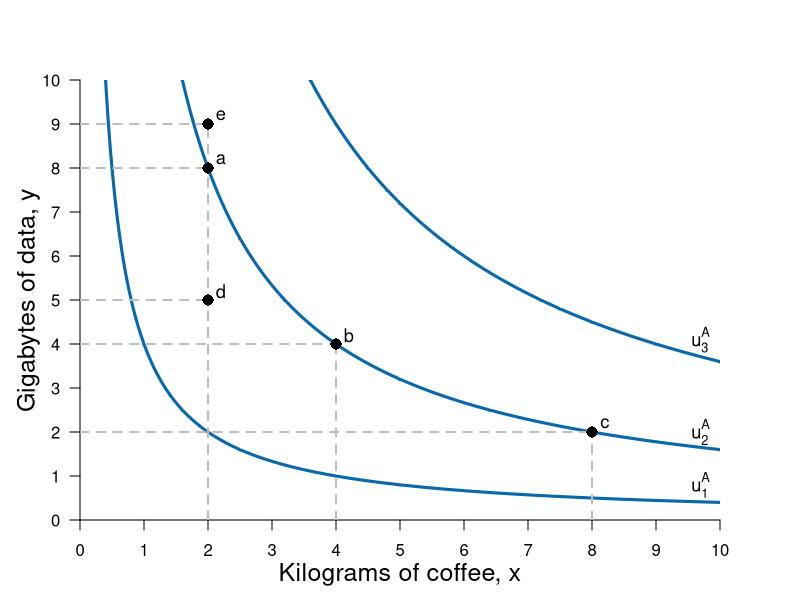

Generate this figure with R:
#Graph Designer: Simon Halliday
#Authors: Bowles, Foley and Halliday
#Title: Coordination, Conflict and Competition: A Text in Microeconomics

library(shape)
pdf(file = "constrained_optimization/indiff_map_new.pdf", width = 8, height = 6)

#Set parameters for graphics
axislabelsize <- 1.5
labelsize <- 1.1
graphlinewidth <- 3
segmentlinewidth <- 2

COL <- c("#7fc97f", "#beaed4", "#fdc086", "#ffff99", "#386cb0", "#f0027f", "#bf5b17", "#666666")
COLA <- c("#e0f3db", "#99d8c9","#66c2a4","#41ae76", "#238b45", "#005824")
COLB <- c("#4eb3d3", "#2b8cbe", "#0868ac","#084081")

#Edited the margins to cater for the larger LHS labels
par(mar =  c(4, 4, 4, 4))

#Change this to make it log of l 

# ppf <- function(l, k = 0.5) {
#   k * (1/l)
# }

ppf <- function(x, k = 0.1, maxy = 8, alpha = 2) {
  maxy - k*x^alpha 
}

uFn <- function(x, y, alpha = 0.5){
  (x^alpha)*(y^(1-alpha))
}

xlims <- c(0, 10)
ylims <- c(0, 10)

npts <- 501 
x <- seq(xlims[1], xlims[2], length.out = npts)
y <- seq(ylims[1], ylims[2], length.out = npts) 
a <- c(2, 4, 6)

plot(0, 0, xlim = xlims, ylim = ylims, type = "n",
     xlab = expression(paste("")),
     ylab = expression(paste("")), 
     xaxt = "n", 
     yaxt = "n", 
     cex.lab = axislabelsize, 
     bty = "n", 
     xaxs="i", 
     yaxs="i"
)


ticksy <- seq(from = 0, to = ylims[2], by = 1)
ylabels <- seq(from = 0, to = ylims[2], by = 1)
ticksx <- seq(from = 0, to = xlims[2], by = 1)
xlabels <- seq(from = 0, to = xlims[2], by = 1)
# ticksy <- c(ylims[1], 5, 8, ylims[2])
# ylabels <- c(NA, expression(paste(y,"*")), expression(paste(bar(y))), NA)
# ticksx <- c(xlims[1], 5, 8.944272, xlims[2])
# xlabels <- c(NA, expression(paste(x,"*")), expression(paste(bar(x))), NA)

axis(1, at = ticksx, pos = 0, labels = xlabels)
axis(2, at = ticksy, pos = 0, labels = ylabels, las = 1)

npts <- 500 
xx1 <- seq(xlims[1], xlims[2], length.out = npts)
xx2 <- seq(0, xlims[2], length.out = npts)
xx3 <- seq(xlims[1], 0, length.out = npts)

#Draw the polygon for shading the feasible set
#xpoly1 <- seq(from = xlims[1], to = xlims[2], length.out = 500)
#ypoly1 <- ppf(xpoly1, k = 0.1, maxy = 8, alpha = 2)
#polygon(x = c(xpoly1, rev(xpoly1[1])), y = c(ypoly1, rev(ypoly1)[1]), col=COLA[1], density=NULL, border = NA)

#Draw the graphs
#lines(xx1, ppf(xx1, k = 0.1, maxy = 8, alpha = 2), col = COLA[5], lwd = graphlinewidth)
#lines(xx2, fishProd(xx2, k = 2), col = COLB[3], lwd = graphlinewidth)
#lines(xx3, feasibleLabor(xx3, time = 10), col = COL[3], lwd = graphlinewidth)
#lines(xx4, manufactureProd(xx4, k = 0.1, alpha = 2), col = COLB[4], lwd = graphlinewidth)

#Label the feasible frontier
# text(3.2, 1, expression("Feasible Frontier"), cex = labelsize)
# text(3.2, 0.5, expression("(production possibilities frontier)"), cex = labelsize)
# Arrows(4.35, 0.95, 8.1, 0.95, col = "black", lty = 1, lwd = 2, arr.type = "triangle", arr.lwd = 0.5)

contour(x, y, 
        outer(x, y, uFn),
        drawlabels = FALSE,
        col = COLB[3],
        lwd = graphlinewidth,
        levels = a, 
        xaxs="i", 
        yaxs="i", 
        add = TRUE)

#Axis labels
mtext(expression(paste("Kilograms of coffee, ", x)), side = 1, line = 2.5, cex = axislabelsize)
text(-0.8, 5, expression(paste("Gigabytes of data, ", y)), xpd = TRUE, cex = axislabelsize, srt = 90) 


#Segments before points
segments(0, 4, 4, 4, lty = 2, col = "gray", lwd = segmentlinewidth)
segments(4, 0, 4, 4, lty = 2, col = "gray", lwd = segmentlinewidth)

segments(0, 8, 2, 8, lty = 2, col = "gray", lwd = segmentlinewidth)
segments(2, 0, 2, 8, lty = 2, col = "gray", lwd = segmentlinewidth)

segments(0, 2, 8, 2, lty = 2, col = "gray", lwd = segmentlinewidth)
segments(8, 0, 8, 2, lty = 2, col = "gray", lwd = segmentlinewidth)

segments(0, 5, 2, 5, lty = 2, col = "gray", lwd = segmentlinewidth)
segments(2, 0, 2, 5, lty = 2, col = "gray", lwd = segmentlinewidth)

segments(0, 9, 2, 9, lty = 2, col = "gray", lwd = segmentlinewidth)
segments(2, 0, 2, 9, lty = 2, col = "gray", lwd = segmentlinewidth)


#Annotate points (4,4),(2,8),(8,2) on feasibility frontier
text(4.2, 4.2, expression(paste(b)), cex = labelsize)
points(4, 4, pch = 16, col = "black", cex = 1.5)

text(2.2, 8.2, expression(paste(a)), cex = labelsize)
points(2, 8, pch = 16, col = "black", cex = 1.5)

text(8.2, 2.2, expression(paste(c)), cex = labelsize)
points(8, 2, pch = 16, col = "black", cex = 1.5)


#Annotate points between the indifference curves along x = 2
text(2.2, 5.2, expression(paste(d)), cex = labelsize)
points(2, 5, pch = 16, col = "black", cex = 1.5)

text(2.2, 9.2, expression(paste(e)), cex = labelsize)
points(2, 9, pch = 16, col = "black", cex = 1.5)





#Add mrs = mrt at i
# text(5.25, 7.25, expression(paste(mrs(x,y) == mrt(x,y))), cex = labelsize)
# Arrows(5.25, 7, 5.25, 5.75, col = "black", lty = 1, lwd = 2, arr.type = "triangle", arr.lwd = 0.5)

#Label the indifference curves
text(9.7, .8, expression(u[1]^A), cex = labelsize)
text(9.7, 2, expression(u[2]^A), cex = labelsize)
text(9.7, 4.1, expression(u[3]^A), cex = labelsize)

dev.off()
